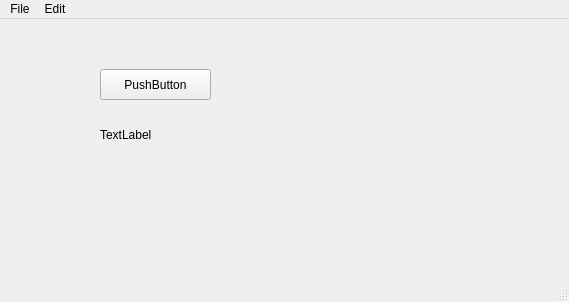
<?xml version="1.0" encoding="UTF-8"?>
<ui version="4.0">
 <class>MainWindow</class>
 <widget class="QMainWindow" name="MainWindow">
  <property name="geometry">
   <rect>
    <x>0</x>
    <y>0</y>
    <width>569</width>
    <height>302</height>
   </rect>
  </property>
  <property name="windowTitle">
   <string>Main Window Example</string>
  </property>
  <widget class="QWidget" name="centralwidget">
   <widget class="QPushButton" name="pushButton">
    <property name="geometry">
     <rect>
      <x>100</x>
      <y>50</y>
      <width>111</width>
      <height>31</height>
     </rect>
    </property>
    <property name="text">
     <string>PushButton</string>
    </property>
   </widget>
   <widget class="QLabel" name="label">
    <property name="geometry">
     <rect>
      <x>100</x>
      <y>100</y>
      <width>91</width>
      <height>31</height>
     </rect>
    </property>
    <property name="text">
     <string>TextLabel</string>
    </property>
   </widget>
  </widget>
  <widget class="QMenuBar" name="menubar">
   <property name="geometry">
    <rect>
     <x>0</x>
     <y>0</y>
     <width>569</width>
     <height>21</height>
    </rect>
   </property>
   <widget class="QMenu" name="menuFile">
    <property name="title">
     <string>File</string>
    </property>
    <addaction name="actionNew"/>
    <addaction name="actionOpen"/>
    <addaction name="actionSave"/>
    <addaction name="actionSave_As"/>
    <addaction name="separator"/>
    <addaction name="actionExit"/>
   </widget>
   <widget class="QMenu" name="menuEdit">
    <property name="title">
     <string>Edit</string>
    </property>
    <addaction name="actionCopy"/>
    <addaction name="actionCut"/>
    <addaction name="actionPaste"/>
   </widget>
   <addaction name="menuFile"/>
   <addaction name="menuEdit"/>
  </widget>
  <widget class="QStatusBar" name="statusbar"/>
  <action name="actionNew">
   <property name="text">
    <string>New</string>
   </property>
  </action>
  <action name="actionOpen">
   <property name="text">
    <string>Open...</string>
   </property>
  </action>
  <action name="actionSave">
   <property name="text">
    <string>Save</string>
   </property>
  </action>
  <action name="actionSave_As">
   <property name="text">
    <string>Save As...</string>
   </property>
  </action>
  <action name="actionExit">
   <property name="text">
    <string>Exit</string>
   </property>
  </action>
  <action name="actionCopy">
   <property name="text">
    <string>Copy</string>
   </property>
  </action>
  <action name="actionCut">
   <property name="text">
    <string>Cut</string>
   </property>
  </action>
  <action name="actionPaste">
   <property name="text">
    <string>Paste</string>
   </property>
  </action>
 </widget>
 <tabstops>
  <tabstop>pushButton</tabstop>
 </tabstops>
 <resources/>
 <connections>
  <connection>
   <sender>actionExit</sender>
   <signal>triggered()</signal>
   <receiver>MainWindow</receiver>
   <slot>close()</slot>
   <hints>
    <hint type="sourcelabel">
     <x>-1</x>
     <y>-1</y>
    </hint>
    <hint type="destinationlabel">
     <x>284</x>
     <y>150</y>
    </hint>
   </hints>
  </connection>
  <connection>
   <sender>pushButton</sender>
   <signal>clicked()</signal>
   <receiver>MainWindow</receiver>
   <slot>slotPushButton()</slot>
   <hints>
    <hint type="sourcelabel">
     <x>190</x>
     <y>88</y>
    </hint>
    <hint type="destinationlabel">
     <x>312</x>
     <y>113</y>
    </hint>
   </hints>
  </connection>
 </connections>
 <slots>
  <slot>slotPushButton()</slot>
 </slots>
</ui>
